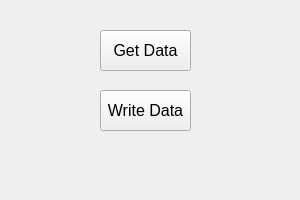
<?xml version="1.0" encoding="UTF-8"?>
<ui version="4.0">
 <class>Widget</class>
 <widget class="QWidget" name="Widget">
  <property name="geometry">
   <rect>
    <x>0</x>
    <y>0</y>
    <width>300</width>
    <height>200</height>
   </rect>
  </property>
  <property name="windowTitle">
   <string>Input Test</string>
  </property>
  <widget class="QPushButton" name="btnInput">
   <property name="geometry">
    <rect>
     <x>100</x>
     <y>30</y>
     <width>91</width>
     <height>41</height>
    </rect>
   </property>
   <property name="font">
    <font>
     <pointsize>12</pointsize>
    </font>
   </property>
   <property name="text">
    <string>Get Data</string>
   </property>
  </widget>
  <widget class="QPushButton" name="btnOutput">
   <property name="geometry">
    <rect>
     <x>100</x>
     <y>90</y>
     <width>91</width>
     <height>41</height>
    </rect>
   </property>
   <property name="font">
    <font>
     <pointsize>12</pointsize>
    </font>
   </property>
   <property name="text">
    <string>Write Data</string>
   </property>
  </widget>
 </widget>
 <resources/>
 <connections/>
</ui>
